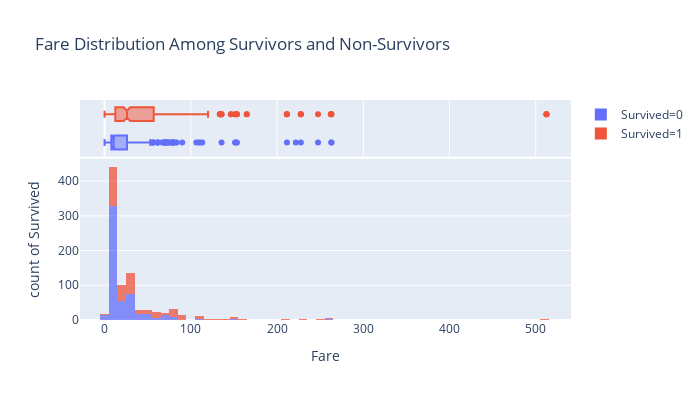

Write notebook code for a chart like this one.
### Code cell
fig = px.histogram(train, x='Fare', y='Survived', color='Survived', marginal='box', opacity=0.75,
                  hover_data=train.columns, title='Fare Distribution Among Survivors and Non-Survivors')
fig.update_layout(width=700, height=400)
fig.show()

### Figure 1 — Plotly figure (JSON) as saved in the notebook; plotly's stock layout.template omitted (floating-point values rounded to 4 significant figures; data arrays with more than 128 entries replaced by an {"elided": "..."} marker saying what was removed)
{"data": [{"alignmentgroup": "True", "bingroup": "x", "hoverlabel": {"namelength": 0}, "hovertemplate": "Survived=0<br>Fare=%{x}<br>count of Survived=%{y}", "legendgroup": "Survived=0", "marker": {"color": "#636efa", "opacity": 0.75}, "name": "Survived=0", "offsetgroup": "Survived=0", "orientation": "v", "showlegend": true, "type": "histogram", "x": {"elided": "549 float values"}, "xaxis": "x", "y": {"elided": "549 int values"}, "yaxis": "y"}, {"alignmentgroup": "True", "customdata": {"elided": "549x7 mixed values"}, "hoverlabel": {"namelength": 0}, "hovertemplate": "Survived=%{customdata[0]}<br>Fare=%{customdata[6]}<br>Pclass=%{customdata[1]}<br>Sex=%{customdata[2]}<br>Age=%{customdata[3]}<br>Family=%{customdata[4]}<br>Embarked=%{customdata[5]}", "legendgroup": "Survived=0", "marker": {"color": "#636efa"}, "name": "Survived=0", "notched": true, "offsetgroup": "Survived=0", "showlegend": false, "type": "box", "x": {"elided": "549 float values"}, "xaxis": "x2", "yaxis": "y2"}, {"alignmentgroup": "True", "bingroup": "x", "hoverlabel": {"namelength": 0}, "hovertemplate": "Survived=1<br>Fare=%{x}<br>count of Survived=%{y}", "legendgroup": "Survived=1", "marker": {"color": "#EF553B", "opacity": 0.75}, "name": "Survived=1", "offsetgroup": "Survived=1", "orientation": "v", "showlegend": true, "type": "histogram", "x": {"elided": "342 float values"}, "xaxis": "x", "y": {"elided": "342 int values"}, "yaxis": "y"}, {"alignmentgroup": "True", "customdata": {"elided": "342x7 mixed values"}, "hoverlabel": {"namelength": 0}, "hovertemplate": "Survived=%{customdata[0]}<br>Fare=%{customdata[6]}<br>Pclass=%{customdata[1]}<br>Sex=%{customdata[2]}<br>Age=%{customdata[3]}<br>Family=%{customdata[4]}<br>Embarked=%{customdata[5]}", "legendgroup": "Survived=1", "marker": {"color": "#EF553B"}, "name": "Survived=1", "notched": true, "offsetgroup": "Survived=1", "showlegend": false, "type": "box", "x": {"elided": "342 float values"}, "xaxis": "x2", "yaxis": "y2"}], "layout": {"barmode": "relative", "height": 400, "legend": {"tracegroupgap": 0}, "title": {"text": "Fare Distribution Among Survivors and Non-Survivors"}, "width": 700, "xaxis": {"anchor": "y", "domain": [0, 1], "title": {"text": "Fare"}}, "xaxis2": {"anchor": "y2", "domain": [0, 1], "matches": "x", "showgrid": true, "showticklabels": false}, "yaxis": {"anchor": "x", "categoryarray": [1, 0], "categoryorder": "array", "domain": [0, 0.7326], "title": {"text": "count of Survived"}}, "yaxis2": {"anchor": "x2", "categoryarray": [1, 0], "categoryorder": "array", "domain": [0.7426, 1], "matches": "y2", "showgrid": false, "showline": false, "showticklabels": false, "ticks": ""}}}
